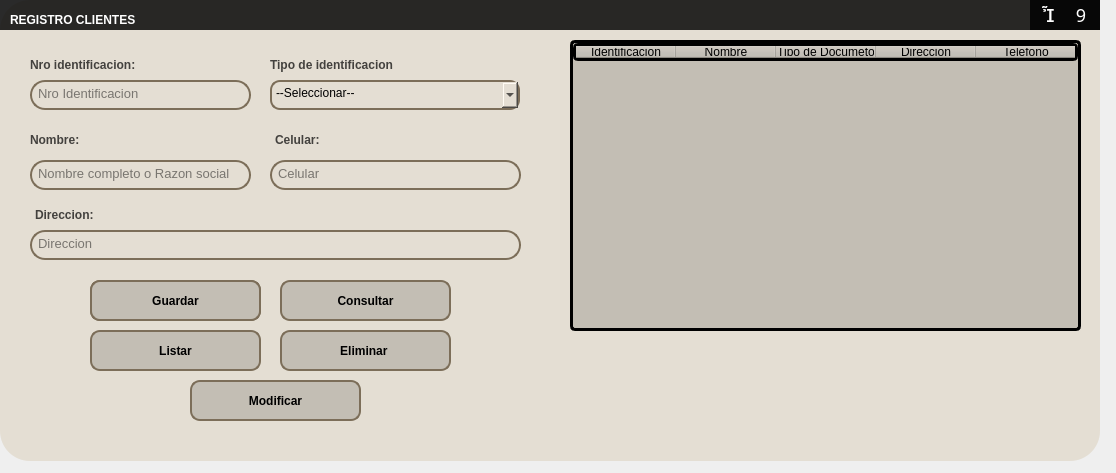
<?xml version="1.0" encoding="UTF-8"?>
<ui version="4.0">
 <class>MainWindow</class>
 <widget class="QMainWindow" name="MainWindow">
  <property name="geometry">
   <rect>
    <x>0</x>
    <y>0</y>
    <width>1116</width>
    <height>473</height>
   </rect>
  </property>
  <property name="windowTitle">
   <string>MainWindow</string>
  </property>
  <widget class="QWidget" name="centralwidget">
   <widget class="QWidget" name="widget" native="true">
    <property name="geometry">
     <rect>
      <x>-20</x>
      <y>-20</y>
      <width>1150</width>
      <height>800</height>
     </rect>
    </property>
    <property name="styleSheet">
     <string notr="true">QPushButton#Insertar{
	background-color: qlineargradient(spread:pad, x1:0, y1:0, x2:1, y2:0, stop:0 rgba(11,131,120,219), stop:1 rgba(85,98,112,226));
	color:rgba(255,255,255,210);
	border-radius:5px;
}

QPushButton#Insertar:hover{
	background-color: qlineargradient(spread:pad, x1:0, y1:0, x2:1, y2:0, stop:0 rgba(150,123,111,219), stop:1 rgba(85,81,84,226));

}

QPushButton#Insertar:pressed{
	padding-left:5px;
	padding-top:5px;
	background-color:rgba(150,123,111,255);
}

QPushButton#btnListar{
	background-color: qlineargradient(spread:pad, x1:0, y1:0, x2:1, y2:0, stop:0  #efa114, stop:1 #fccc7c );
	color:rgba(255,255,255,210);
	border:5px solid #00000;
}

QPushButton#btnListar:hover{
	background-color: qlineargradient(spread:pad, x1:0, y1:0, x2:1, y2:0, stop:0 rgba(150,123,111,219), stop:1 rgba(85,81,84,226));
	border: 2px solid #FFFFFF;

}

QPushButton#btnListar:pressed{
	padding-left:5px;
	padding-top:5px;
	background-color:rgba(150,123,111,255);
}

QPushButton#btnGuardar{
	background-color: qlineargradient(spread:pad, x1:0, y1:0, x2:1, y2:0, stop:0 #efa114, stop:1 #fccc7c );
	color:rgba(255,255,255,210);
	border:5px solid #00000;
}

QPushButton#btnGuardar:hover{
	background-color: qlineargradient(spread:pad, x1:0, y1:0, x2:1, y2:0, stop:0 rgba(150,123,111,219), stop:1 rgba(85,81,84,226));
	border: 2px solid #FFFFFF;

}

QPushButton#btnGuardar:pressed{
	padding-left:5px;
	padding-top:5px;
	background-color: #efa114;
}

QPushButton#btnModificar{
	background-color: qlineargradient(spread:pad, x1:0, y1:0, x2:1, y2:0, stop:0 #efa114, stop:1 #fccc7c );
	color:rgba(255,255,255,210);
	border:5px solid #00000;
}

QPushButton#btnModificar:hover{
	background-color: qlineargradient(spread:pad, x1:0, y1:0, x2:1, y2:0, stop:0 rgba(150,123,111,219), stop:1 rgba(85,81,84,226));
	border: 2px solid #FFFFFF;

}

QPushButton#btnModificar:pressed{
	padding-left:5px;
	padding-top:5px;
	background-color: #efa114;
}

QPushButton#btnConsultar{
	background-color: qlineargradient(spread:pad, x1:0, y1:0, x2:1, y2:0, stop:0 #efa114, stop:1 #fccc7c );
	color:rgba(255,255,255,210);
	border:5px solid #00000;
}

QPushButton#btnConsultar:hover{
	background-color: qlineargradient(spread:pad, x1:0, y1:0, x2:1, y2:0, stop:0 rgba(150,123,111,219), stop:1 rgba(85,81,84,226));
	border: 2px solid #FFFFFF;

}

QPushButton#btnConsultar:pressed{
	padding-left:5px;
	padding-top:5px;
	background-color: #efa114;
}

QPushButton#btnEliminar{
	background-color: qlineargradient(spread:pad, x1:0, y1:0, x2:1, y2:0, stop:0 #efa114, stop:1 #fccc7c );
	color:rgba(255,255,255,210);
	border:5px solid #00000;
}

QPushButton#btnEliminar:hover{
	background-color: qlineargradient(spread:pad, x1:0, y1:0, x2:1, y2:0, stop:0 rgba(150,123,111,219), stop:1 rgba(85,81,84,226));
	border: 2px solid #FFFFFF;

}

QPushButton#btnEliminar:pressed{
	padding-left:5px;
	padding-top:5px;
	background-color: #efa114;
}

QPushButton#btnRegistrar{
	background-color: qlineargradient(spread:pad, x1:0, y1:0, x2:1, y2:0, stop:0 #efa114, stop:1 #fccc7c );
	color:rgba(255,255,255,210);
	border:5px solid #00000;
}

QPushButton#btnRegistrar:hover{
	background-color: qlineargradient(spread:pad, x1:0, y1:0, x2:1, y2:0, stop:0 rgba(150,123,111,219), stop:1 rgba(85,81,84,226));
	border: 2px solid #FFFFFF;

}

QPushButton#btnRegistrar:pressed{
	padding-left:5px;
	padding-top:5px;
	background-color: #efa114;
}


</string>
    </property>
    <widget class="QLabel" name="label">
     <property name="geometry">
      <rect>
       <x>20</x>
       <y>20</y>
       <width>1100</width>
       <height>461</height>
      </rect>
     </property>
     <property name="styleSheet">
      <string notr="true">background-color:#e4ded3;
border-radius:30px</string>
     </property>
     <property name="text">
      <string/>
     </property>
    </widget>
    <widget class="QWidget" name="widget_2" native="true">
     <property name="geometry">
      <rect>
       <x>20</x>
       <y>20</y>
       <width>1100</width>
       <height>30</height>
      </rect>
     </property>
     <property name="styleSheet">
      <string notr="true">background-color:rgba(0,0,0,210);
</string>
     </property>
     <widget class="QWidget" name="horizontalWidget_3" native="true">
      <property name="geometry">
       <rect>
        <x>1030</x>
        <y>0</y>
        <width>70</width>
        <height>30</height>
       </rect>
      </property>
      <property name="styleSheet">
       <string notr="true">QPushButton{
	background-color:rgba(0,0,0,0);
	color:rgb(255,255,255);
	border-radius:1px;
	font-size:18px;
	font-family:dripicons-v2;
}

QPushButton:hover{
	background-color:rgb(49,48,53)
}

QPushButton#cerrar:hover{
	background-color:rgb(232,17,25)
}

QpushButton:pressed{
	padding-top:5px;
 	padding-left:5px;
}
</string>
      </property>
      <layout class="QHBoxLayout" name="horizontalLayout_3">
       <property name="spacing">
        <number>0</number>
       </property>
       <property name="leftMargin">
        <number>0</number>
       </property>
       <property name="topMargin">
        <number>0</number>
       </property>
       <property name="rightMargin">
        <number>0</number>
       </property>
       <property name="bottomMargin">
        <number>0</number>
       </property>
       <item>
        <widget class="QPushButton" name="btnMinimizar">
         <property name="minimumSize">
          <size>
           <width>30</width>
           <height>30</height>
          </size>
         </property>
         <property name="maximumSize">
          <size>
           <width>30</width>
           <height>30</height>
          </size>
         </property>
         <property name="text">
          <string></string>
         </property>
        </widget>
       </item>
       <item>
        <widget class="QPushButton" name="btnCerrar">
         <property name="minimumSize">
          <size>
           <width>30</width>
           <height>30</height>
          </size>
         </property>
         <property name="maximumSize">
          <size>
           <width>30</width>
           <height>30</height>
          </size>
         </property>
         <property name="text">
          <string>9</string>
         </property>
        </widget>
       </item>
      </layout>
     </widget>
    </widget>
    <widget class="QLabel" name="label_2">
     <property name="geometry">
      <rect>
       <x>30</x>
       <y>25</y>
       <width>200</width>
       <height>30</height>
      </rect>
     </property>
     <property name="font">
      <font>
       <pointsize>9</pointsize>
       <weight>75</weight>
       <bold>true</bold>
      </font>
     </property>
     <property name="styleSheet">
      <string notr="true">color:rgba(255,255,255,255)</string>
     </property>
     <property name="text">
      <string>REGISTRO CLIENTES</string>
     </property>
    </widget>
    <widget class="QLabel" name="label_4">
     <property name="geometry">
      <rect>
       <x>50</x>
       <y>75</y>
       <width>151</width>
       <height>20</height>
      </rect>
     </property>
     <property name="font">
      <font>
       <pointsize>9</pointsize>
       <weight>75</weight>
       <bold>true</bold>
      </font>
     </property>
     <property name="styleSheet">
      <string notr="true">color:rgba(0,0,0,180)</string>
     </property>
     <property name="text">
      <string>Nro identificacion:</string>
     </property>
    </widget>
    <widget class="QLabel" name="label_5">
     <property name="geometry">
      <rect>
       <x>50</x>
       <y>150</y>
       <width>71</width>
       <height>20</height>
      </rect>
     </property>
     <property name="font">
      <font>
       <pointsize>9</pointsize>
       <weight>75</weight>
       <bold>true</bold>
      </font>
     </property>
     <property name="styleSheet">
      <string notr="true">color:rgba(0,0,0,180)</string>
     </property>
     <property name="text">
      <string>Nombre:</string>
     </property>
    </widget>
    <widget class="QLabel" name="label_7">
     <property name="geometry">
      <rect>
       <x>295</x>
       <y>150</y>
       <width>61</width>
       <height>20</height>
      </rect>
     </property>
     <property name="font">
      <font>
       <pointsize>9</pointsize>
       <weight>75</weight>
       <bold>true</bold>
      </font>
     </property>
     <property name="styleSheet">
      <string notr="true">color:rgba(0,0,0,180)</string>
     </property>
     <property name="text">
      <string>Celular:</string>
     </property>
    </widget>
    <widget class="QLineEdit" name="txtNroIdentificacion">
     <property name="geometry">
      <rect>
       <x>50</x>
       <y>100</y>
       <width>221</width>
       <height>30</height>
      </rect>
     </property>
     <property name="font">
      <font>
       <pointsize>10</pointsize>
      </font>
     </property>
     <property name="styleSheet">
      <string notr="true">background-color:rgba(0,0,0,0);
border:1.5px solid #7c6e59;
border-radius:15px;
color:rgba(0,0,0,240);
padding-bottom:4px;
padding-left:4px</string>
     </property>
     <property name="text">
      <string/>
     </property>
     <property name="placeholderText">
      <string>Nro Identificacion</string>
     </property>
    </widget>
    <widget class="QLineEdit" name="txtNombre">
     <property name="geometry">
      <rect>
       <x>50</x>
       <y>180</y>
       <width>221</width>
       <height>30</height>
      </rect>
     </property>
     <property name="font">
      <font>
       <pointsize>10</pointsize>
      </font>
     </property>
     <property name="styleSheet">
      <string notr="true">background-color:rgba(0,0,0,0);
border:1.5px solid #7c6e59;
border-radius:15px;
color:rgba(0,0,0,240);
padding-bottom:4px;
padding-left:4px</string>
     </property>
     <property name="text">
      <string/>
     </property>
     <property name="placeholderText">
      <string>Nombre completo o Razon social</string>
     </property>
    </widget>
    <widget class="QLineEdit" name="txtCelular">
     <property name="geometry">
      <rect>
       <x>290</x>
       <y>180</y>
       <width>251</width>
       <height>30</height>
      </rect>
     </property>
     <property name="font">
      <font>
       <pointsize>10</pointsize>
      </font>
     </property>
     <property name="styleSheet">
      <string notr="true">background-color:rgba(0,0,0,0);
border:1.5px solid #7c6e59;
border-radius:15px;
color:rgba(0,0,0,240);
padding-bottom:4px;
padding-left:4px</string>
     </property>
     <property name="text">
      <string/>
     </property>
     <property name="placeholderText">
      <string>Celular</string>
     </property>
    </widget>
    <widget class="QPushButton" name="btnRegistrar">
     <property name="geometry">
      <rect>
       <x>110</x>
       <y>300</y>
       <width>171</width>
       <height>41</height>
      </rect>
     </property>
     <property name="font">
      <font>
       <pointsize>9</pointsize>
       <weight>75</weight>
       <bold>true</bold>
      </font>
     </property>
     <property name="styleSheet">
      <string notr="true">QPushButton{
background-color: rgb(195, 190, 180);
	color: rgb(0, 0, 0);
	border-radius:10px;
	border:1.5px solid #7c6e59;
}

QPushButton:hover{
background-color: rgb(218, 212, 202);
	border:1.5px solid #7c6e59;
}

QPushButton:pressed{
	padding-left:5px;
	padding-top:5px;
	background-color: rgb(195, 190, 180);
	border:1.5px solid #7c6e59;

}</string>
     </property>
     <property name="text">
      <string>Registrar</string>
     </property>
    </widget>
    <widget class="QPushButton" name="btnListar">
     <property name="geometry">
      <rect>
       <x>110</x>
       <y>350</y>
       <width>171</width>
       <height>41</height>
      </rect>
     </property>
     <property name="font">
      <font>
       <pointsize>9</pointsize>
       <weight>75</weight>
       <bold>true</bold>
      </font>
     </property>
     <property name="styleSheet">
      <string notr="true">QPushButton{
background-color: rgb(195, 190, 180);
	color: rgb(0, 0, 0);
	border-radius:10px;
	border:1.5px solid #7c6e59;
}

QPushButton:hover{
background-color: rgb(218, 212, 202);
	border:1.5px solid #7c6e59;
}

QPushButton:pressed{
	padding-left:5px;
	padding-top:5px;
	background-color: rgb(195, 190, 180);
	border:1.5px solid #7c6e59;

}</string>
     </property>
     <property name="text">
      <string>Listar</string>
     </property>
    </widget>
    <widget class="QLineEdit" name="txtDireccion">
     <property name="geometry">
      <rect>
       <x>50</x>
       <y>250</y>
       <width>491</width>
       <height>30</height>
      </rect>
     </property>
     <property name="font">
      <font>
       <pointsize>10</pointsize>
      </font>
     </property>
     <property name="styleSheet">
      <string notr="true">background-color:rgba(0,0,0,0);
border:1.5px solid #7c6e59;
border-radius:15px;
color:rgba(0,0,0,240);
padding-bottom:4px;
padding-left:4px</string>
     </property>
     <property name="text">
      <string/>
     </property>
     <property name="placeholderText">
      <string>Direccion</string>
     </property>
    </widget>
    <widget class="QLabel" name="label_8">
     <property name="geometry">
      <rect>
       <x>55</x>
       <y>225</y>
       <width>81</width>
       <height>20</height>
      </rect>
     </property>
     <property name="font">
      <font>
       <pointsize>9</pointsize>
       <weight>75</weight>
       <bold>true</bold>
      </font>
     </property>
     <property name="styleSheet">
      <string notr="true">color:rgba(0,0,0,180)</string>
     </property>
     <property name="text">
      <string>Direccion:</string>
     </property>
    </widget>
    <widget class="QTableWidget" name="tblCliente">
     <property name="geometry">
      <rect>
       <x>590</x>
       <y>60</y>
       <width>511</width>
       <height>291</height>
      </rect>
     </property>
     <property name="sizePolicy">
      <sizepolicy hsizetype="Expanding" vsizetype="Expanding">
       <horstretch>0</horstretch>
       <verstretch>0</verstretch>
      </sizepolicy>
     </property>
     <property name="styleSheet">
      <string notr="true">border-radius:5px;
background-color: rgb(195, 190, 180);
border: 3px solid  #000000;
</string>
     </property>
     <column>
      <property name="text">
       <string>Identificacion</string>
      </property>
     </column>
     <column>
      <property name="text">
       <string>Nombre</string>
      </property>
     </column>
     <column>
      <property name="text">
       <string>Tipo de Documeto</string>
      </property>
     </column>
     <column>
      <property name="text">
       <string>Direccion</string>
      </property>
     </column>
     <column>
      <property name="text">
       <string>Telefono</string>
      </property>
     </column>
    </widget>
    <widget class="QPushButton" name="btnModificar">
     <property name="geometry">
      <rect>
       <x>210</x>
       <y>400</y>
       <width>171</width>
       <height>41</height>
      </rect>
     </property>
     <property name="font">
      <font>
       <pointsize>9</pointsize>
       <weight>75</weight>
       <bold>true</bold>
      </font>
     </property>
     <property name="styleSheet">
      <string notr="true">QPushButton{
background-color: rgb(195, 190, 180);
	color: rgb(0, 0, 0);
	border-radius:10px;
	border:1.5px solid #7c6e59;
}

QPushButton:hover{
background-color: rgb(218, 212, 202);
	border:1.5px solid #7c6e59;
}

QPushButton:pressed{
	padding-left:5px;
	padding-top:5px;
	background-color: rgb(195, 190, 180);
	border:1.5px solid #7c6e59;

}</string>
     </property>
     <property name="text">
      <string>Modificar</string>
     </property>
    </widget>
    <widget class="QPushButton" name="btnConsultar">
     <property name="geometry">
      <rect>
       <x>300</x>
       <y>300</y>
       <width>171</width>
       <height>41</height>
      </rect>
     </property>
     <property name="font">
      <font>
       <pointsize>9</pointsize>
       <weight>75</weight>
       <bold>true</bold>
      </font>
     </property>
     <property name="styleSheet">
      <string notr="true">QPushButton{
background-color: rgb(195, 190, 180);
	color: rgb(0, 0, 0);
	border-radius:10px;
	border:1.5px solid #7c6e59;
}

QPushButton:hover{
background-color: rgb(218, 212, 202);
	border:1.5px solid #7c6e59;
}

QPushButton:pressed{
	padding-left:5px;
	padding-top:5px;
	background-color: rgb(195, 190, 180);
	border:1.5px solid #7c6e59;

}</string>
     </property>
     <property name="text">
      <string>Consultar</string>
     </property>
    </widget>
    <widget class="QPushButton" name="btnEliminar">
     <property name="geometry">
      <rect>
       <x>300</x>
       <y>350</y>
       <width>171</width>
       <height>41</height>
      </rect>
     </property>
     <property name="font">
      <font>
       <pointsize>9</pointsize>
       <weight>75</weight>
       <bold>true</bold>
      </font>
     </property>
     <property name="styleSheet">
      <string notr="true">QPushButton{
background-color: rgb(195, 190, 180);
	color: rgb(0, 0, 0);
	border-radius:10px;
	border:1.5px solid #7c6e59;
}

QPushButton:hover{
background-color: rgb(218, 212, 202);
	border:1.5px solid #7c6e59;
}

QPushButton:pressed{
	padding-left:5px;
	padding-top:5px;
	background-color: rgb(195, 190, 180);
	border:1.5px solid #7c6e59;

}</string>
     </property>
     <property name="text">
      <string>Eliminar </string>
     </property>
    </widget>
    <widget class="QLabel" name="label_19">
     <property name="geometry">
      <rect>
       <x>290</x>
       <y>75</y>
       <width>161</width>
       <height>20</height>
      </rect>
     </property>
     <property name="font">
      <font>
       <pointsize>9</pointsize>
       <weight>75</weight>
       <bold>true</bold>
      </font>
     </property>
     <property name="styleSheet">
      <string notr="true">color:rgba(0,0,0,180)</string>
     </property>
     <property name="text">
      <string>Tipo de identificacion</string>
     </property>
    </widget>
    <widget class="QComboBox" name="cboTipoIdentificacion">
     <property name="geometry">
      <rect>
       <x>290</x>
       <y>100</y>
       <width>250</width>
       <height>30</height>
      </rect>
     </property>
     <property name="styleSheet">
      <string notr="true">background-color: rgb(228, 222, 211);
border:1.5px solid #7c6e59;
border-radius:10px;
color: rgb(0, 0, 0);
padding-bottom:4px;
padding-left:4px
</string>
     </property>
     <property name="editable">
      <bool>false</bool>
     </property>
     <property name="currentText">
      <string>--Seleccionar--</string>
     </property>
     <property name="currentIndex">
      <number>0</number>
     </property>
     <item>
      <property name="text">
       <string>--Seleccionar--</string>
      </property>
     </item>
     <item>
      <property name="text">
       <string>DNI</string>
      </property>
     </item>
     <item>
      <property name="text">
       <string>RUC</string>
      </property>
     </item>
    </widget>
    <widget class="QPushButton" name="btnGuardar">
     <property name="geometry">
      <rect>
       <x>110</x>
       <y>300</y>
       <width>171</width>
       <height>41</height>
      </rect>
     </property>
     <property name="font">
      <font>
       <pointsize>9</pointsize>
       <weight>75</weight>
       <bold>true</bold>
      </font>
     </property>
     <property name="styleSheet">
      <string notr="true">QPushButton{
background-color: rgb(195, 190, 180);
	color: rgb(0, 0, 0);
	border-radius:10px;
	border:1.5px solid #7c6e59;
}

QPushButton:hover{
background-color: rgb(218, 212, 202);
	border:1.5px solid #7c6e59;
}

QPushButton:pressed{
	padding-left:5px;
	padding-top:5px;
	background-color: rgb(195, 190, 180);
	border:1.5px solid #7c6e59;

}</string>
     </property>
     <property name="text">
      <string>Guardar</string>
     </property>
     <property name="checkable">
      <bool>false</bool>
     </property>
    </widget>
   </widget>
  </widget>
 </widget>
 <resources/>
 <connections/>
</ui>
